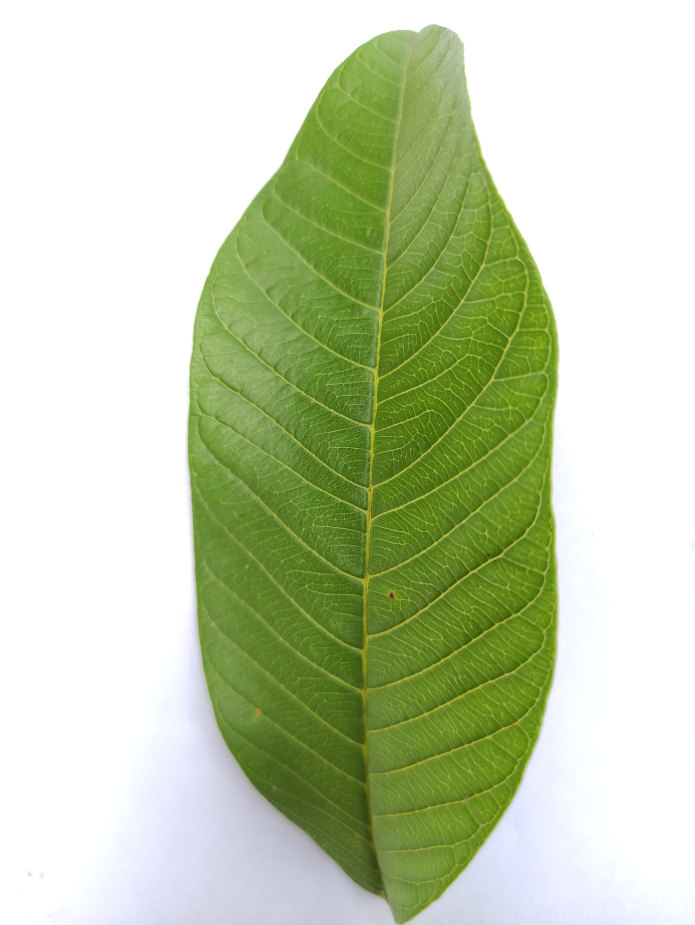
#> input picture image/jambubiji/IMG_20211012_153016.jpg, 3472 x 4624 px, given in place of PG-001.jpg, which was not available (shown at 1/5 size)
$ jupyter execute --allow-errors resize.ipynb   (shell and % lines are left out)   (text cells are left out)
#> lines starting #> are read from the running program, lines starting #| are printed output that depends on the picture; pictures that were not available may be replaced by others from this repository, and a replacement may not be noted
[cell 1]
#!wget https://riset.informatika.umm.ac.id/aguseko/lab.jpeg --no-check-certificate

[cell 2]
# import the necessary packages
import matplotlib.pyplot as plt
import argparse
import imutils
import cv2

[cell 3]
def plt_imshow(title, image):
    # convert the image frame BGR to RGB color space and display it
	image = cv2.cvtColor(image, cv2.COLOR_BGR2RGB)
	plt.imshow(image)
	plt.title(title)
	plt.grid(False)
	plt.show()

[cell 4]
# since we are using Jupyter Notebooks we can replace our argument
# parsing code with *hard coded* arguments and values
args = {
    "image": "/content/KecerdasanBuatan/image/Psidium Guajava_Jambu Biji/PG-001.jpg"
}

[cell 5]
# load the original input image and display it to our screen
image = cv2.imread(args["image"])
#> image is the input picture: shape (4624, 3472, 3); mean B, G, R 173.6, 207.4, 194.6
plt_imshow("Original", image)

# let's resize our image to be 150 pixels wide, but in order to
# prevent our resized image from being skewed/distorted, we must
# first calculate the ratio of the *new* width to the *old* width
r = 150.0 / image.shape[1]
#> r = 0.0432
dim = (150, int(image.shape[0] * r))
#> dim = (150, 199)

# perform the actual resizing of the image
resized = cv2.resize(image, dim, interpolation=cv2.INTER_AREA)
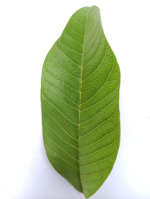
#> resized: shape (199, 150, 3); mean B, G, R 173.6, 207.4, 194.6
plt_imshow("Resized (Width)", resized)

[cell 6]
# let's resize the image to have a width of 50 pixels, again keeping
# in mind the aspect ratio
r = 50.0 / image.shape[0]
#> r = 0.0108
dim = (int(image.shape[1] * r), 50)
#> dim = (37, 50)

# perform the resizing
resized = cv2.resize(image, dim, interpolation=cv2.INTER_AREA)
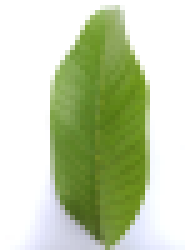
#> resized: shape (50, 37, 3) (shown 5 times larger); mean B, G, R 173.6, 207.4, 194.6
plt_imshow("Resized (Height)", resized)

[cell 7]
# calculating the ratio each and every time we want to resize an
# image is a real pain, so let's use the imutils convenience
# function which will *automatically* maintain our aspect ratio
# for us
resized = imutils.resize(image, width=100)
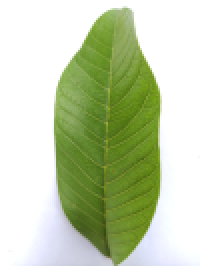
#> resized: shape (133, 100, 3) (shown 2 times larger); mean B, G, R 173.6, 207.4, 194.6
plt_imshow("Resized via imutils", resized)

$ run again, on image/jambubiji/IMG_20211012_153332.jpg
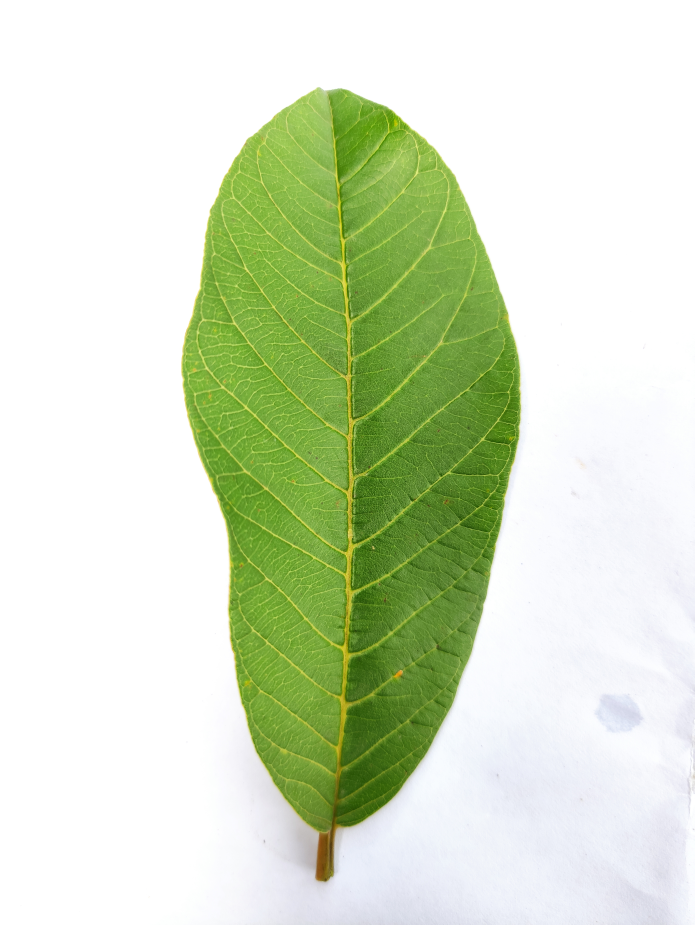
#> input picture image/jambubiji/IMG_20211012_153332.jpg, 3472 x 4624 px, given in place of PG-001.jpg, which was not available (shown at 1/5 size)
#> image is the input picture: shape (4624, 3472, 3); mean B, G, R 196.5, 224.9, 212.2
#> image: shape (199, 150, 3)
#> image: shape (50, 37, 3)
#> `resized = imutils.resize(image, width=100)`:
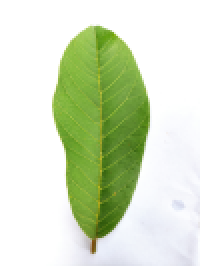
#> resized: shape (133, 100, 3) (shown 2 times larger); mean B, G, R 196.5, 224.9, 212.2
#> image: shape (133, 100, 3)
